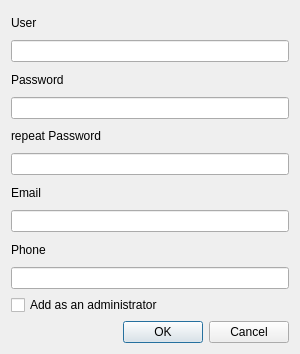
<?xml version="1.0" encoding="UTF-8"?>
<ui version="4.0">
 <class>RegisterAdminDialog</class>
 <widget class="QDialog" name="RegisterAdminDialog">
  <property name="geometry">
   <rect>
    <x>0</x>
    <y>0</y>
    <width>300</width>
    <height>354</height>
   </rect>
  </property>
  <property name="minimumSize">
   <size>
    <width>300</width>
    <height>325</height>
   </size>
  </property>
  <property name="maximumSize">
   <size>
    <width>300</width>
    <height>354</height>
   </size>
  </property>
  <property name="windowTitle">
   <string>Dialog</string>
  </property>
  <layout class="QGridLayout" name="gridLayout">
   <item row="0" column="0">
    <layout class="QVBoxLayout" name="verticalLayout_6">
     <item>
      <layout class="QVBoxLayout" name="verticalLayout">
       <item>
        <widget class="QLabel" name="label">
         <property name="text">
          <string>User</string>
         </property>
        </widget>
       </item>
       <item>
        <widget class="QLineEdit" name="userLineEdit"/>
       </item>
      </layout>
     </item>
     <item>
      <layout class="QVBoxLayout" name="verticalLayout_2">
       <item>
        <widget class="QLabel" name="label_2">
         <property name="text">
          <string>Password</string>
         </property>
        </widget>
       </item>
       <item>
        <widget class="QLineEdit" name="passwordLineEdit"/>
       </item>
      </layout>
     </item>
     <item>
      <layout class="QVBoxLayout" name="verticalLayout_3">
       <item>
        <widget class="QLabel" name="label_3">
         <property name="text">
          <string>repeat Password</string>
         </property>
        </widget>
       </item>
       <item>
        <widget class="QLineEdit" name="repeatPasswordLineEdit"/>
       </item>
      </layout>
     </item>
     <item>
      <layout class="QVBoxLayout" name="verticalLayout_4">
       <item>
        <widget class="QLabel" name="label_4">
         <property name="text">
          <string>Email</string>
         </property>
        </widget>
       </item>
       <item>
        <widget class="QLineEdit" name="emailLineEdit"/>
       </item>
      </layout>
     </item>
     <item>
      <layout class="QVBoxLayout" name="verticalLayout_5">
       <item>
        <widget class="QLabel" name="label_5">
         <property name="text">
          <string>Phone</string>
         </property>
        </widget>
       </item>
       <item>
        <widget class="QLineEdit" name="phoneLineEdit"/>
       </item>
      </layout>
     </item>
     <item>
      <widget class="QCheckBox" name="adminCheckBox">
       <property name="text">
        <string>Add as an administrator</string>
       </property>
      </widget>
     </item>
     <item>
      <widget class="QDialogButtonBox" name="buttonBox">
       <property name="standardButtons">
        <set>QDialogButtonBox::Cancel|QDialogButtonBox::Ok</set>
       </property>
      </widget>
     </item>
    </layout>
   </item>
  </layout>
 </widget>
 <resources/>
 <connections/>
</ui>
